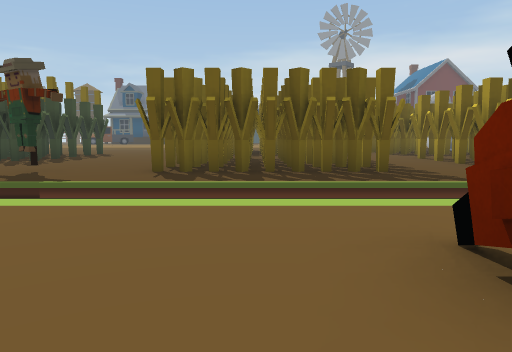
view 1 (above)

24 first-person views from a walk through a Unity game level. The camera is 1.2 m above the floor, tilts 6° down and sees 70° across. The floor is counted in squares, 2 m on a side. Each view is taken from the middle of a square. On the plan, view 1 faces up. The plan holds only what a view shows up to about 10 squares ahead; the rest is blank. The place goes on beyond the plan. Some animated figures are left out.

view 2
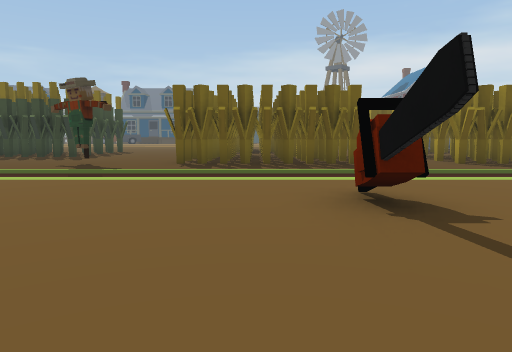

view 3
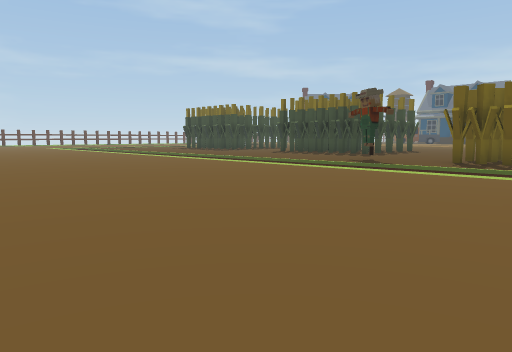

view 4
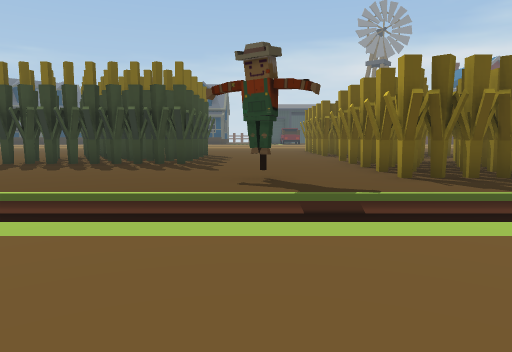

view 5
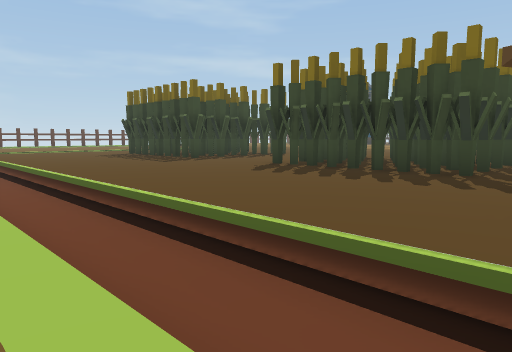

view 6
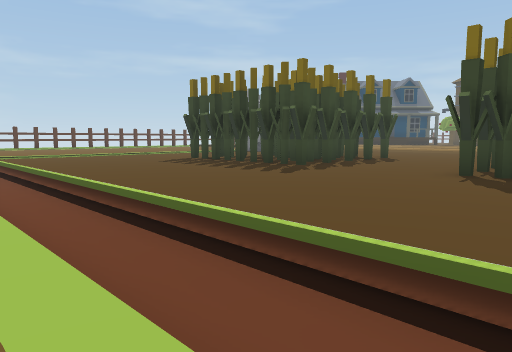

view 7
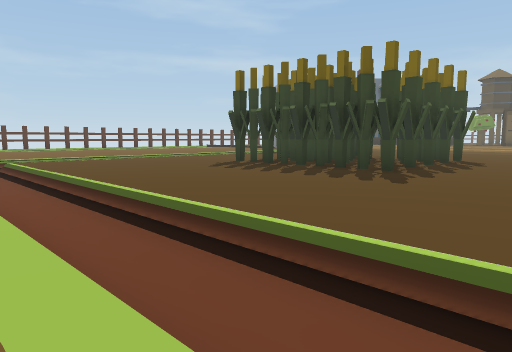

view 8
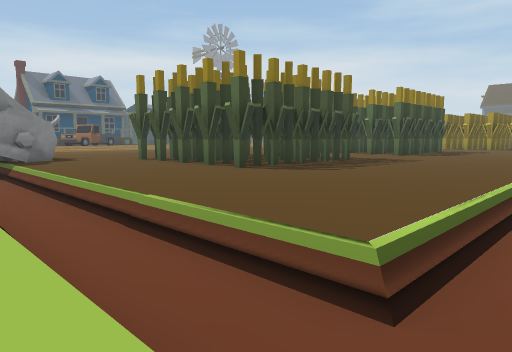

view 9
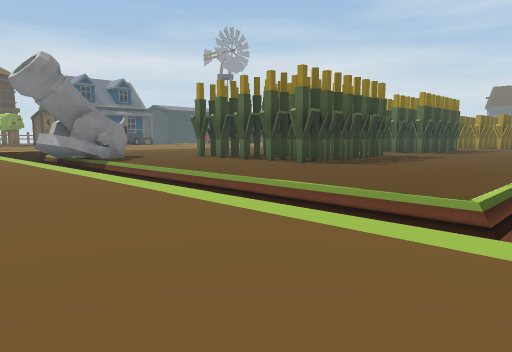

view 10
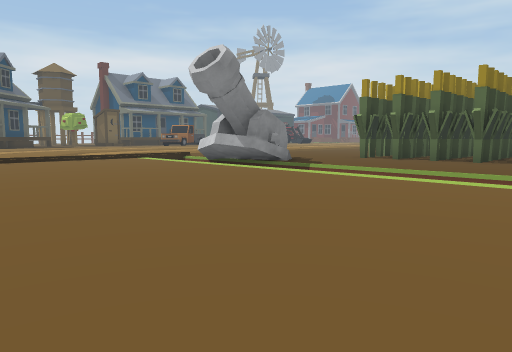

view 11
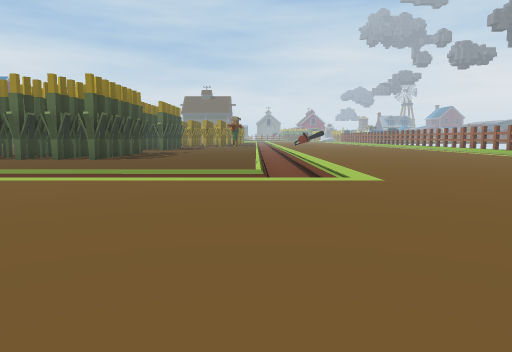

view 12
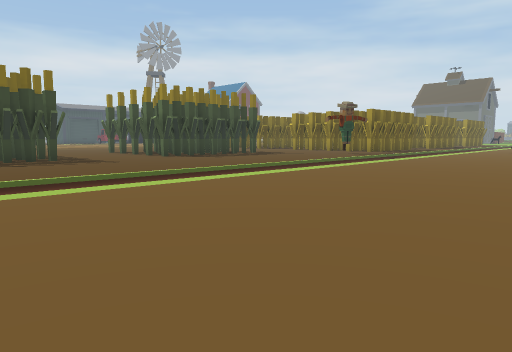

view 13
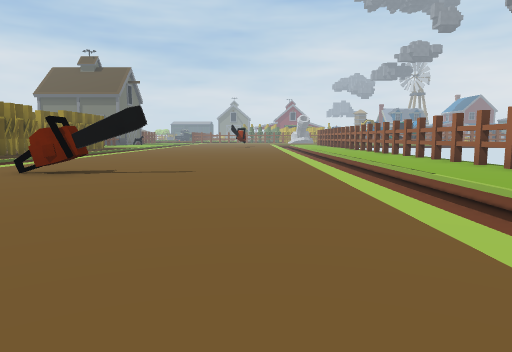

view 14
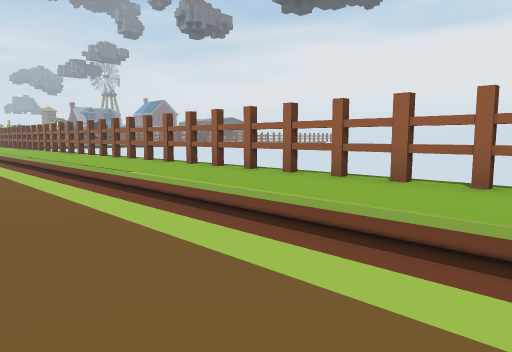

view 15
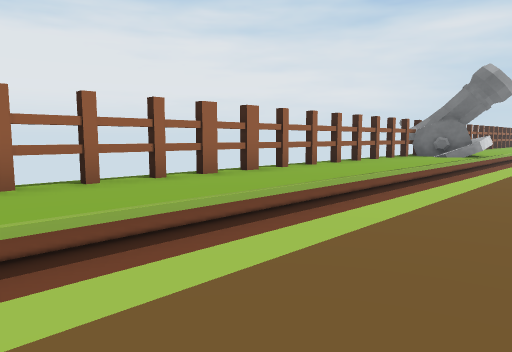

view 16
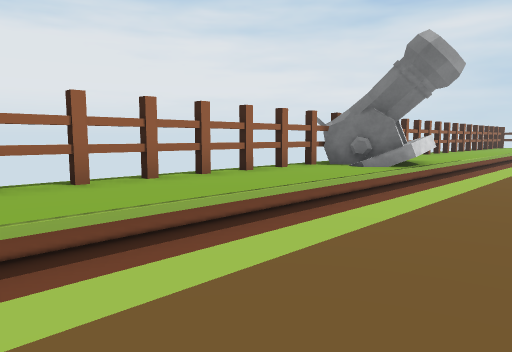

view 17
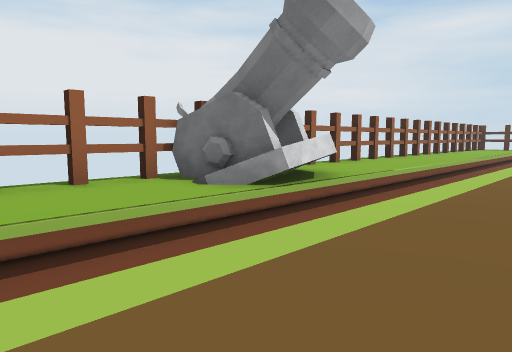

view 18
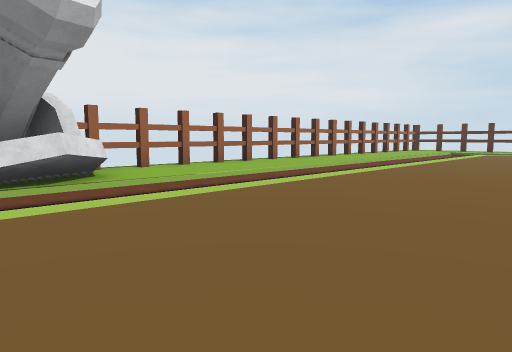

view 19
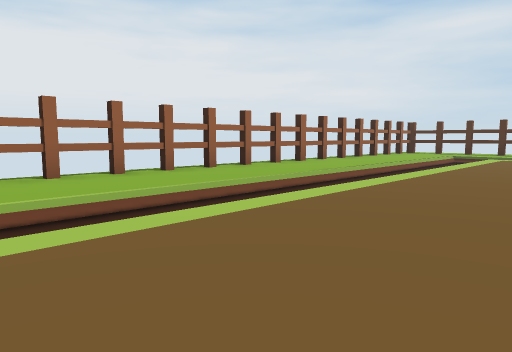

view 20
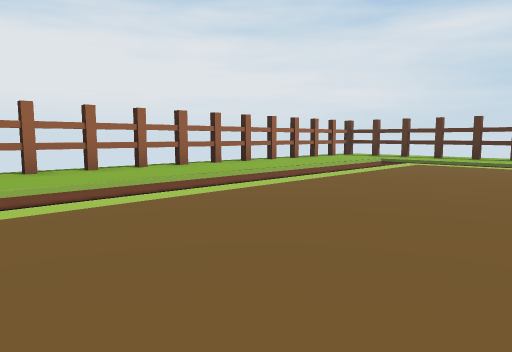

view 21
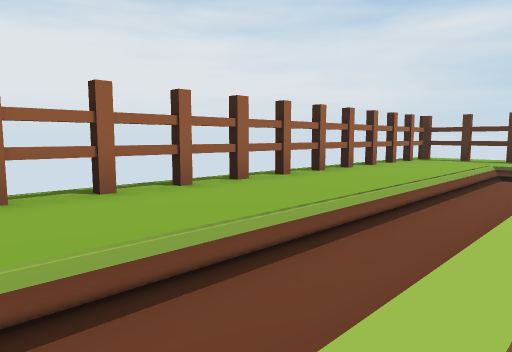

view 22
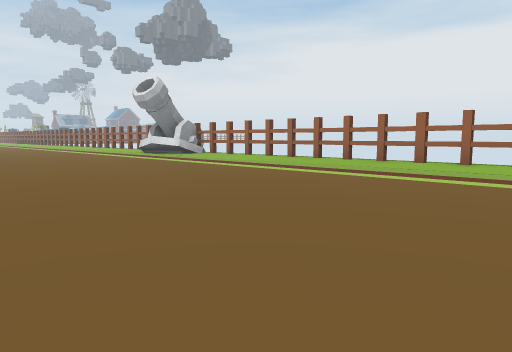

view 23
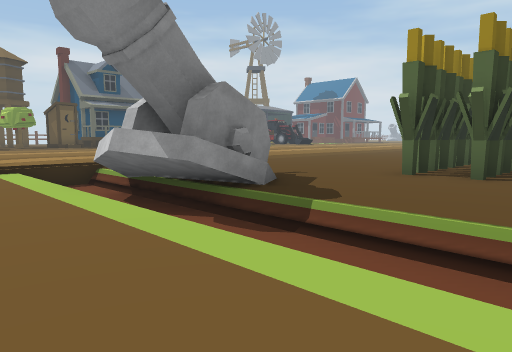

view 24
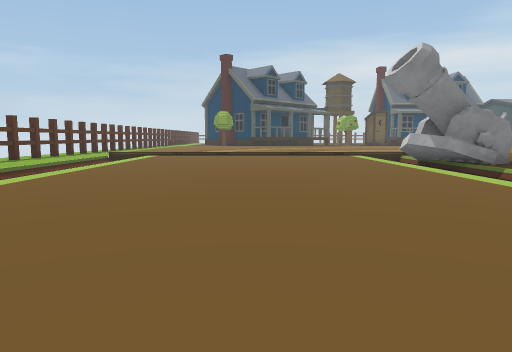

### Floor plan
Key: @ floor where view 1 was taken; # wall or solid block; . floor; / step, stairs or slope; ^ raised ledge; v drop or lower ground; S scarecrow; O other object.
Columns run from 29 left of view 1 to 6 right of it. Each row starts with its distance up from view 1.
 17     ....v.  ...
 16  .......## .....
 15 v.......###.....
 14 v.......v/.........
 13 v.......v/..#####..  ###
 12 v.......v/..#####.. ####
 11 v.......v/..#####..#####....
 10  .......v/..#####..#####...####  .##
  9   ......v/..#####..#####...#####..#
  8   ......v/.................#####..#
  7    .....v/.................#####..##
  6    .....v/...............S.#####..##
  5   ......vv.........................
  4    .....vvvvvvvvvvvvvvvvvvvvvvvvvv
  3     ...............................
  2  .............................O....
  1  .............................O....
  0  ............................@O....
 -1  ................  ................
 -2 v..................................
 -3 v..................................
 -4 vvvvvvvvvvvvvvvvvvvvvvvvvvvvvvvvvvvv
 -5 ............v#^^^^^^^^^^^^^^^^^^^^^^
 -6 .............##^^^^^^^^^^^^^^^^^^^^
 -7 ################^^^^^^^^^^^^^^^^^^^

Positions as (right, up) in squares from view 1, and headings:
1: (0, 0), facing up
2: (0, -2), facing up
3: (1, -3), facing up-left
4: (-4, 1), facing up
5: (-4, 3), facing up-left
6: (-8, 3), facing up-left
7: (-10, 3), facing up-left
8: (-22, 4), facing up-right
9: (-24, 4), facing up-right
10: (-27, 8), facing up-right
11: (-27, 5), facing right
12: (-16, -1), facing up-right
13: (-5, -2), facing right
14: (-5, -2), facing down-right
15: (-2, -2), facing down-left
16: (-7, -2), facing down-left
17: (-11, -2), facing down-left
18: (-14, 0), facing down-left
19: (-17, -1), facing down-left
20: (-20, 0), facing down-left
21: (-21, -3), facing down-left
22: (-28, 2), facing down-right
23: (-23, 11), facing up-right
24: (-25, 6), facing up
